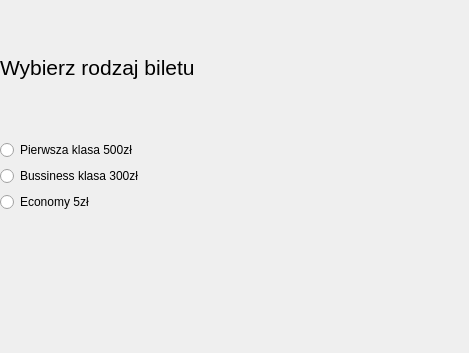
<?xml version="1.0" encoding="UTF-8"?>
<ui version="4.0">
 <class>Dialog</class>
 <widget class="QDialog" name="Dialog">
  <property name="geometry">
   <rect>
    <x>0</x>
    <y>0</y>
    <width>469</width>
    <height>353</height>
   </rect>
  </property>
  <property name="windowTitle">
   <string>Dialog</string>
  </property>
  <widget class="QWidget" name="verticalLayoutWidget">
   <property name="geometry">
    <rect>
     <x>0</x>
     <y>0</y>
     <width>461</width>
     <height>351</height>
    </rect>
   </property>
   <layout class="QVBoxLayout" name="verticalLayout">
    <item>
     <widget class="QLabel" name="label">
      <property name="font">
       <font>
        <pointsize>16</pointsize>
       </font>
      </property>
      <property name="text">
       <string>Wybierz rodzaj biletu</string>
      </property>
     </widget>
    </item>
    <item>
     <widget class="QRadioButton" name="businessButton">
      <property name="text">
       <string>Pierwsza klasa 500zł</string>
      </property>
     </widget>
    </item>
    <item>
     <widget class="QRadioButton" name="firstButton">
      <property name="text">
       <string>Bussiness klasa 300zł</string>
      </property>
     </widget>
    </item>
    <item>
     <widget class="QRadioButton" name="economyButton">
      <property name="text">
       <string>Economy 5zł</string>
      </property>
     </widget>
    </item>
    <item>
     <widget class="QLabel" name="label_2">
      <property name="text">
       <string/>
      </property>
     </widget>
    </item>
   </layout>
  </widget>
 </widget>
 <resources/>
 <connections/>
</ui>
